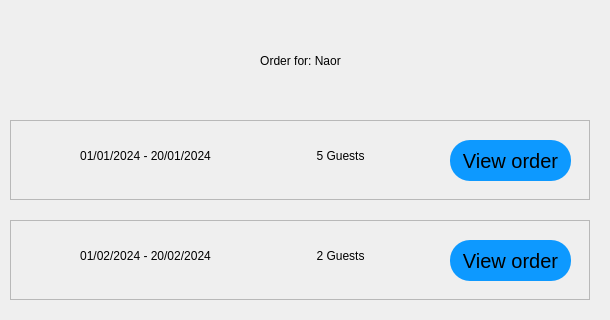
<?xml version="1.0" encoding="UTF-8"?>
<ui version="4.0">
 <class>Dialog</class>
 <widget class="QDialog" name="Dialog">
  <property name="geometry">
   <rect>
    <x>0</x>
    <y>0</y>
    <width>610</width>
    <height>320</height>
   </rect>
  </property>
  <property name="windowTitle">
   <string>Dialog</string>
  </property>
  <widget class="QLabel" name="list_titel">
   <property name="geometry">
    <rect>
     <x>10</x>
     <y>20</y>
     <width>581</width>
     <height>81</height>
    </rect>
   </property>
   <property name="styleSheet">
    <string notr="true">font: 20pt &quot;Calibri&quot;;
</string>
   </property>
   <property name="text">
    <string>Order for: Naor</string>
   </property>
   <property name="alignment">
    <set>Qt::AlignCenter</set>
   </property>
  </widget>
  <widget class="QFrame" name="order_frame">
   <property name="geometry">
    <rect>
     <x>10</x>
     <y>120</y>
     <width>580</width>
     <height>80</height>
    </rect>
   </property>
   <property name="frameShape">
    <enum>QFrame::StyledPanel</enum>
   </property>
   <property name="frameShadow">
    <enum>QFrame::Raised</enum>
   </property>
   <widget class="QLabel" name="order_dates">
    <property name="geometry">
     <rect>
      <x>10</x>
      <y>10</y>
      <width>251</width>
      <height>51</height>
     </rect>
    </property>
    <property name="styleSheet">
     <string notr="true">font: 16pt &quot;Calibri&quot;;</string>
    </property>
    <property name="text">
     <string>01/01/2024 - 20/01/2024</string>
    </property>
    <property name="alignment">
     <set>Qt::AlignCenter</set>
    </property>
   </widget>
   <widget class="QLabel" name="order_guests">
    <property name="geometry">
     <rect>
      <x>270</x>
      <y>10</y>
      <width>121</width>
      <height>51</height>
     </rect>
    </property>
    <property name="styleSheet">
     <string notr="true">font: 16pt &quot;Calibri&quot;;</string>
    </property>
    <property name="text">
     <string>5 Guests</string>
    </property>
    <property name="alignment">
     <set>Qt::AlignCenter</set>
    </property>
   </widget>
   <widget class="QPushButton" name="order_view_btn">
    <property name="geometry">
     <rect>
      <x>440</x>
      <y>20</y>
      <width>121</width>
      <height>41</height>
     </rect>
    </property>
    <property name="styleSheet">
     <string notr="true">background-color: rgb(13, 153, 255);
border-radius:20px;
font-size:20px;
</string>
    </property>
    <property name="text">
     <string>View order</string>
    </property>
   </widget>
  </widget>
  <widget class="QFrame" name="order_frame_2">
   <property name="geometry">
    <rect>
     <x>10</x>
     <y>220</y>
     <width>580</width>
     <height>80</height>
    </rect>
   </property>
   <property name="frameShape">
    <enum>QFrame::StyledPanel</enum>
   </property>
   <property name="frameShadow">
    <enum>QFrame::Raised</enum>
   </property>
   <widget class="QLabel" name="order_dates_2">
    <property name="geometry">
     <rect>
      <x>10</x>
      <y>10</y>
      <width>251</width>
      <height>51</height>
     </rect>
    </property>
    <property name="styleSheet">
     <string notr="true">font: 16pt &quot;Calibri&quot;;</string>
    </property>
    <property name="text">
     <string>01/02/2024 - 20/02/2024</string>
    </property>
    <property name="alignment">
     <set>Qt::AlignCenter</set>
    </property>
   </widget>
   <widget class="QLabel" name="order_guests_2">
    <property name="geometry">
     <rect>
      <x>270</x>
      <y>10</y>
      <width>121</width>
      <height>51</height>
     </rect>
    </property>
    <property name="styleSheet">
     <string notr="true">font: 16pt &quot;Calibri&quot;;</string>
    </property>
    <property name="text">
     <string>2 Guests</string>
    </property>
    <property name="alignment">
     <set>Qt::AlignCenter</set>
    </property>
   </widget>
   <widget class="QPushButton" name="order_view_btn_2">
    <property name="geometry">
     <rect>
      <x>440</x>
      <y>20</y>
      <width>121</width>
      <height>41</height>
     </rect>
    </property>
    <property name="styleSheet">
     <string notr="true">background-color: rgb(13, 153, 255);
border-radius:20px;
font-size:20px;
</string>
    </property>
    <property name="text">
     <string>View order</string>
    </property>
   </widget>
  </widget>
 </widget>
 <resources/>
 <connections/>
</ui>
